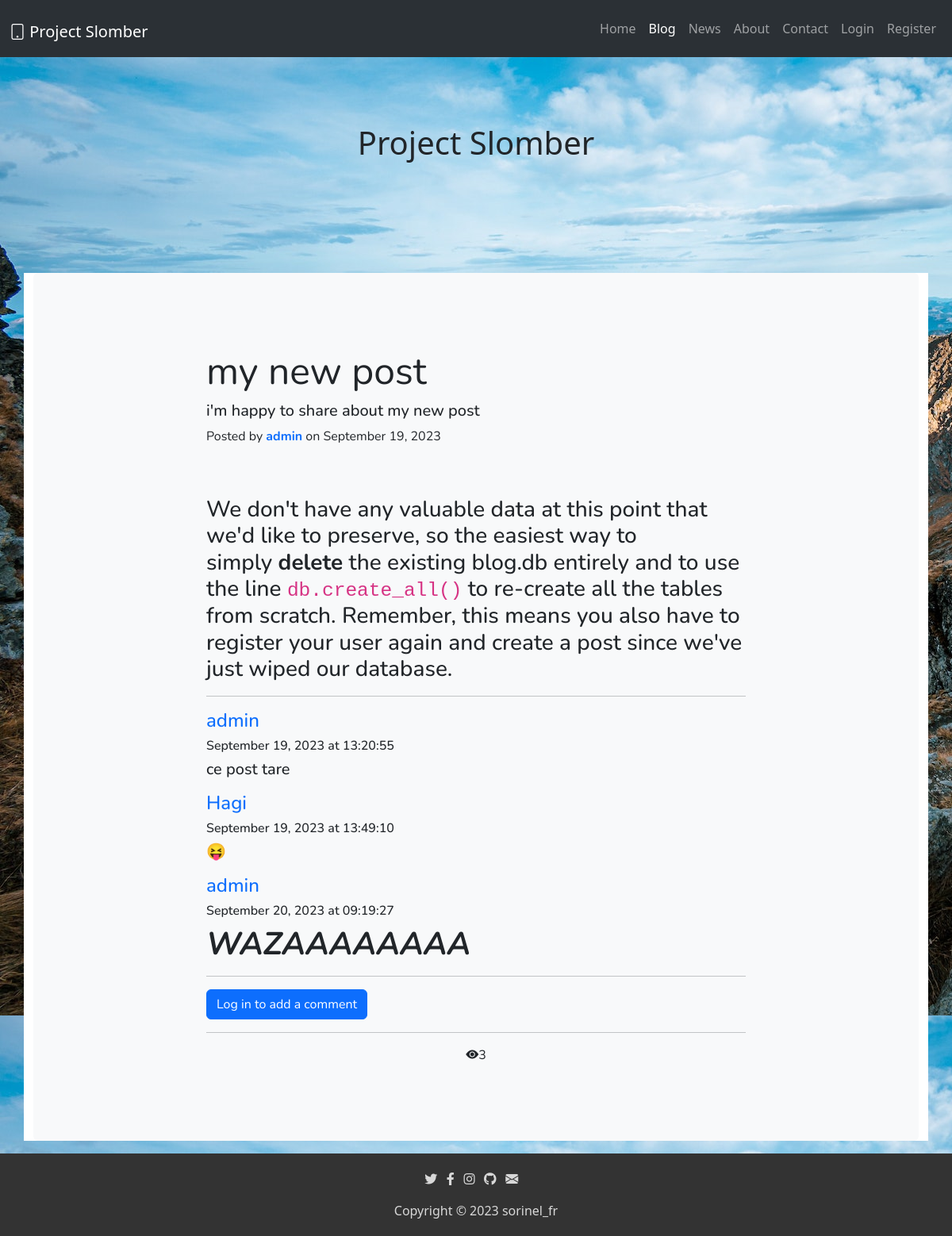
/blog/post/1, run on the app's committed database.
### server.py (models this page shows)
    class BlogPosts(UserMixin, db.Model):
        __tablename__ = "posts"
        id = db.Column(db.Integer, primary_key=True)
        user_id = db.Column(db.Integer, db.ForeignKey('user.id'))
        author = relationship("User", back_populates="posts")
        comment = relationship("Comments", back_populates="posts")
        title = db.Column(db.String(250), unique=True, nullable=False)
        subtitle = db.Column(db.String(250), nullable=False)
        date = db.Column(db.String(250), nullable=False)
        text = db.Column(db.Text, nullable=False)
        post_views = db.Column(db.Integer, nullable=False)

    class User(UserMixin, db.Model):
        __tablename__ = "user"
        id = db.Column(db.Integer, primary_key=True)
        email = db.Column(db.String(100), unique=True, nullable=False)
        password = db.Column(db.String(100), nullable=False)
        name = db.Column(db.String(100), unique=True, nullable=False)
        profile_views = db.Column(db.Integer, nullable=False)
        posts = relationship("BlogPosts", back_populates="author")
        comment = relationship("Comments", back_populates="author")

    class Comments(UserMixin, db.Model):
        __tablename__ = "comment"
        id = db.Column(db.Integer, primary_key=True)
        user_id = db.Column(db.Integer, db.ForeignKey('user.id'))
        post_id = db.Column(db.Integer, db.ForeignKey('posts.id'))
        author = relationship("User", back_populates="comment")
        posts = relationship("BlogPosts", back_populates="comment")
        text = db.Column(db.Text, nullable=False)
        date = db.Column(db.String(250), nullable=False)
        time = db.Column(db.String(250), nullable=False)

### server.py (the view, shortened to what this page needs)
    @app.route('/blog/post/<id>', methods=['POST', 'GET'])
    def post_page(id):
        selected_post = BlogPosts.query.filter_by(id=id).first()
        selected_post.post_views += 1
        db.session.commit()
        post_comments = Comments.query.filter_by(post_id=id).all()
        form = CommentForm()
        return render_template('post.html', comments=post_comments, form=form, post=selected_post, current_user=current_user)

### templates/post.html (shortened to what this page needs)
<!DOCTYPE html>
<html lang="en">
<head>
    <link rel="stylesheet" href="{{url_for('static', filename='style.css')}}">
    <link rel="stylesheet" href="https://cdnjs.cloudflare.com/ajax/libs/font-awesome/5.15.3/css/all.min.css">
    <link href="https://cdn.jsdelivr.net/npm/bootstrap@5.3.0-alpha3/dist/css/bootstrap.min.css" rel="stylesheet"
>
    <link rel="stylesheet" href="https://cdn.jsdelivr.net/npm/bootstrap-icons@1.10.4/font/bootstrap-icons.css">
</head>
<body style="margin-bottom: 10%;">
    <nav class="navbar navbar-expand-lg bg-body-tertiary" data-bs-theme="dark">
        <div class="container-fluid">
            <h1><a class="navbar-brand" href="/"><i class="bi bi-tablet"></i> Project Slomber</a></h1>
            <div class="collapse navbar-collapse" id="navbarSupportedContent">
                <ul class="navbar-nav ms-auto mb-2 mb-lg-0">
                    <li class="nav-item">
                        <a class="nav-link" aria-current="page" href="/">Home</a>
                    </li>
                    <li class="nav-item">
                        <a class="nav-link active" href="/blog">Blog</a>
                    </li>
                    <li class="nav-item">
                        <a class="nav-link" href="/news">News</a>
                    </li>
                    <li class="nav-item">
                        <a class="nav-link" href="/about">About</a>
                    </li>
                    <li class="nav-item">
                        <a class="nav-link" href="/contact">Contact</a>
                    </li>
                    {% if current_user.is_authenticated == False: %}
                    <li class="nav-item">
                        <a class="nav-link" href="/login">Login</a>
                    </li>
                    <li class="nav-item">
                        <a class="nav-link" href="/register">Register</a>
                    </li>
                    {% endif %}
                </ul>
            </div>
        </div>
    </nav>
    <div class="front-logo">
        <h1 class="page-title">Project Slomber</h1>
    </div>
    <div class="container my-5">
        <div class="bg-body-tertiary p-5 rounded">
            <div class="col-sm-8 py-5 mx-auto">
                <h1 class="display-5 fw-normal">
                    {{post.title}}
                </h1>
                <h2 class="fs-5">
                    {{post.subtitle}}
                </h2>
                <p>
                    Posted by <a href="/profile/{{post.author.name}}" style="text-decoration: none;"><b>{{post.author.name}}</b></a> on
                    {{post.date}}
                </p> <br> <br>
                <h3>
                    {{post.text|safe()}}
                </h3>
                <hr>
                {% for comment in comments: %}
                <div>
                    <a href="/profile/{{comment.author.name}}" style="text-decoration: none;">
                        <h4>
                            {{comment.author.name}}
                        </h4>
                    </a>
                    <h6>
                        {{comment.date}} at {{comment.time}}
                    </h6>
                    <h5>
                        {{comment.text|safe()}}
                    </h5>
                </div>
                {% endfor%}
                <hr>
                {% if current_user.is_authenticated: %}
                <form method="POST">
                    {{form.csrf_token}}
                    {{form.content()}}
                    <br>
                    {{form.submit()}}
                </form>
                {% else: %}
                <a class="btn btn-primary" href="/login" role="button">Log in to add a comment</a>
                {% endif %}
                <hr>
                <div style="display: flex; align-items: center; justify-content: center;">
                    <i class="bi bi-eye-fill"></i>  {{post.post_views}}
                </div>
            </div>
        </div>
    </div>
</body>
<footer>
    <ul class="icons">
        <li><a href="https://twitter.com/Sorin63701900" target="_blank"><i class="fab fa-twitter"></i></a></li>
        <li><a href="https://www.facebook.com/sorin.fratean" target="_blank"><i class="fab fa-facebook-f"></i></a></li>
        <li><a href="https://www.instagram.com/sorinel_fr/" target="_blank"><i class="fab fa-instagram"></i></a></li>
        <li><a href="https://github.com/Sorinel27" target="_blank"><i class="fab fa-github"></i></a></li>
        <li><a href="mailto:sorin78910@gmail.com" target="_blank"><i class="bi bi-envelope-fill"></i></a></li>
    </ul>
    <a href="https://sorinelfr.ro/" target="_blank">Copyright &copy; 2023 sorinel_fr</a>
</footer>
</html>

### static/style.css (style rules this page uses)
body { margin-bottom: 10%; background-image: url("img/bg.jpg"); background-size: auto; }
body .front-logo { text-align: center; padding-top: 7%; padding-bottom: 7%; }
body .container { background-color: white; margin-top: 7%; font-family: 'Nunito', 'Arial', sans-serif; }
footer { background-color: #333; color: #fff; text-align: center; position: fixed; bottom: 0; width: 100%; padding: 20px; }
footer .icons { display: -webkit-box; display: -ms-flexbox; display: flex; -webkit-box-orient: horizontal; -webkit-box-direction: normal; -ms-flex-direction: row; flex-direction: row; list-style-type: none; -webkit-box-pack: center; -ms-flex-pack: center; justify-content: center; padding-left: 0; }
footer .icons li { padding-right: 1%; }
footer a { text-decoration: none; color: #d8d8d8; }

### data on the page
BlogPosts: title "my new post", subtitle "i'm happy to share about my new post", date "September 19, 2023", text "We don't have any valuable data at this point that we'd like to preserve, so the easiest way to simply delete the existing blog.db entirely and to use the line db.create_all() to re-create all the tables from scratch. Remember, this means you also have to register your user again and create a post since we've just wiped our database.", post_views "3"
User: author.name "admin"
Comments: author.name "admin", date "September 19, 2023", time "13:20:55", text "ce post tare"
Comments: author.name "Hagi", date "September 19, 2023", time "13:49:10", text "😝"
Comments: author.name "admin", date "September 20, 2023", time "09:19:27", text "WAZAAAAAAAA"
